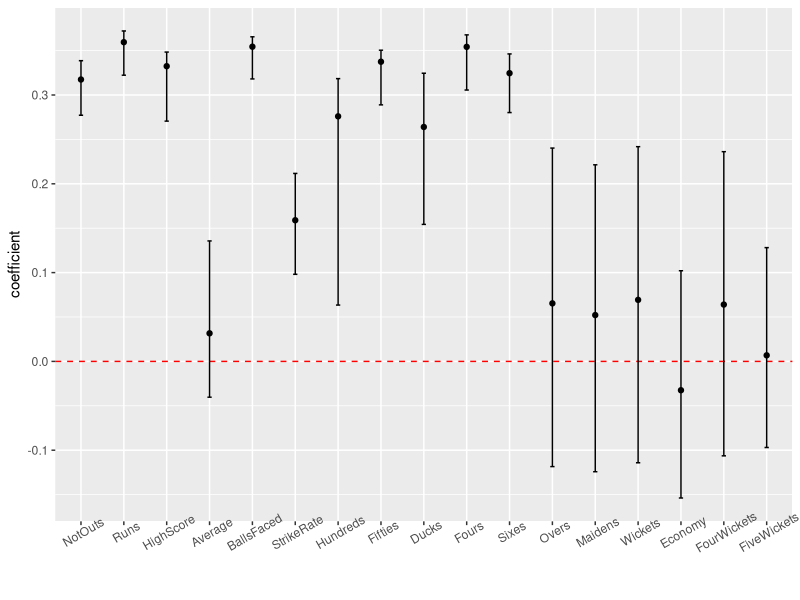
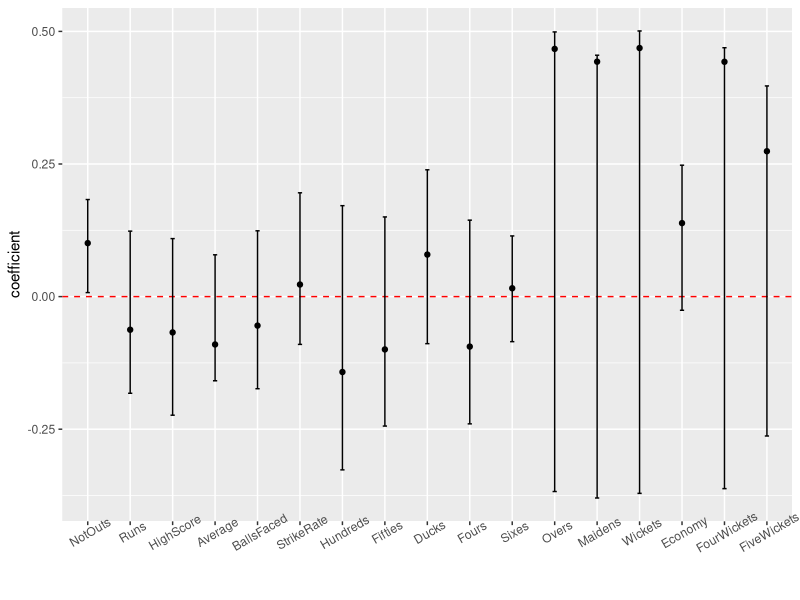
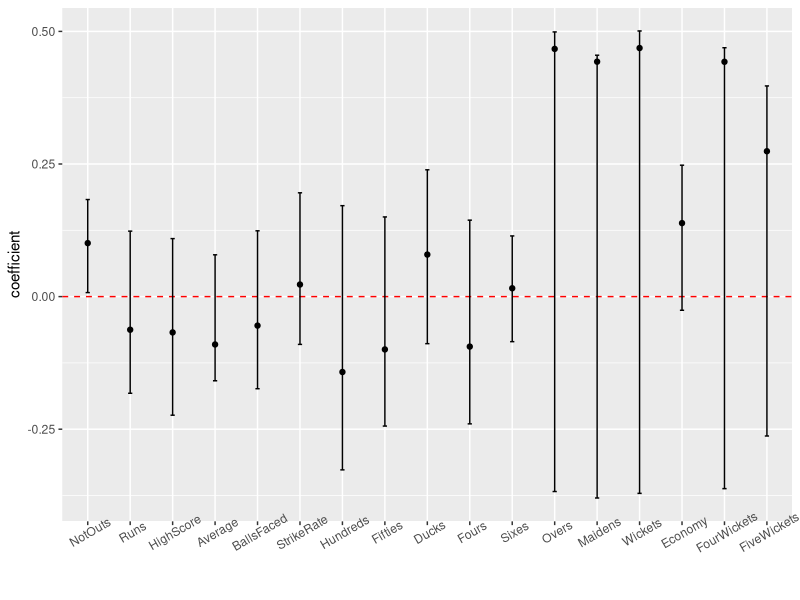

The R source for these figures, in order:
## ---- chunk 1
library(tidyverse)
library(boot)
library(kableExtra)
## ---- chunk 2
cricket <- read_csv("auswt20.csv")
#cricket_pca <- prcomp(cricket[,6:22], center=TRUE, scale=TRUE)
#cricket_pca

set.seed(848) 
added_noise1 <- runif(54, -0.1, 0.1) 
added_noise2 <- runif(54, -0.1, 0.1) 
auswt20_adj <- cricket |> 
  mutate(FiveWickets = FiveWickets+added_noise1, 
         Hundreds = Hundreds+added_noise2)
## ---- chunk 3
compute_PC1 <- function(data, index) {
  pc1 <- prcomp(data[index,], center=TRUE, scale=TRUE)$rotation[,1]
  if (sign(pc1[1]) < 0) 
    pc1 <- -pc1
  return(pc1)
}
# Make sure sign of first PC element is positive
set.seed(201)
PC1_boot <- boot(data=auswt20_adj[,6:22], compute_PC1, R=1000)
colnames(PC1_boot$t) <- colnames(auswt20_adj[,6:22])
PC1_boot_ci <- as_tibble(PC1_boot$t) %>%
  gather(var, coef) %>% 
  mutate(var = factor(var, levels=c("NotOuts", "Runs", "HighScore", "Average", "BallsFaced", "StrikeRate", "Hundreds", "Fifties", "Ducks", "Fours", "Sixes", "Overs", "Maidens", "Wickets", "Economy", "FourWickets", "FiveWickets"))) %>%
  group_by(var) %>%
  summarise(q2.5 = quantile(coef, 0.025), 
            q5 = median(coef),
            q97.5 = quantile(coef, 0.975)) %>%
  mutate(observed_value = PC1_boot$t0) 

## ---- chunk 4
#| label: tbl-pc1
#| tbl-cap: Tabular representation of statistical data for PC1
kable(PC1_boot_ci, digits = 2, align = "r") %>%
  kable_styling(full_width = T) %>%
  row_spec(0, color = "white", background = "#4C72B0", bold = TRUE) %>%
  column_spec(1, width = "2.5em", color = "white", background = "#4C72B0") %>%
  column_spec(1:5, width = "3em") %>%
  row_spec(3, bold = FALSE)
## ---- chunk 5
#| label: fig-pc1
#| fig-cap: Visual representation of variation in coefficient in PC1 after bootstrapping
pb <- ggplot(PC1_boot_ci, aes(x=var, y=observed_value)) + 
  geom_hline(yintercept=0, linetype=2, colour="red") +
  geom_point() +
  geom_errorbar(aes(ymin=q2.5, ymax=q97.5), width=0.1) +
  xlab("") + ylab("coefficient") + theme(axis.text.x = element_text(angle = 30))
pb
## ---- chunk 6
compute_PC2 <- function(data, index) {
  pc2 <- prcomp(data[index,], center=TRUE, scale=TRUE)$rotation[,2]
  if (sign(pc2[1]) < 0) 
    pc2 <- -pc2 
  return(pc2)
}
# Make sure sign of first PC element is positive
set.seed(201)
PC2_boot <- boot(data=auswt20_adj[,6:22], compute_PC2, R=1000)
colnames(PC2_boot$t) <- colnames(auswt20_adj[,6:22])
PC2_boot_ci <- as_tibble(PC2_boot$t) %>%
  gather(var, coef) %>% 
  mutate(var = factor(var, levels=c("NotOuts", "Runs", "HighScore", "Average", "BallsFaced", "StrikeRate", "Hundreds", "Fifties", "Ducks", "Fours", "Sixes", "Overs", "Maidens", "Wickets", "Economy", "FourWickets", "FiveWickets"))) %>%
  group_by(var) %>%
  summarise(q2.5 = quantile(coef, 0.025), 
            q5 = median(coef),
            q97.5 = quantile(coef, 0.975)) %>%
  mutate(estimate = PC2_boot$t0) 

## ---- chunk 7
#| label: tbl-pc2
#| tbl-cap: Tabular representation of statistical data for PC2
kable(PC2_boot_ci, digits = 2, align = "r") %>%
  kable_styling(full_width = T) %>%
  row_spec(0, color = "white", background = "#4C72B0", bold = TRUE) %>%
  column_spec(1, width = "2.5em", color = "white", background = "#4C72B0") %>%
  column_spec(1:5, width = "3em") %>%
  row_spec(3, bold = FALSE)
## ---- chunk 8
#| label: fig-pc2
#| fig-cap: Visual representation of variation in coefficient in PC2 after bootstrapping
pb <- ggplot(PC2_boot_ci, aes(x=var, y=estimate)) + 
  geom_hline(yintercept=0, linetype=2, colour="red") +
  geom_point() +
  geom_errorbar(aes(ymin=q2.5, ymax=q97.5), width=0.1) +
  xlab("") + ylab("coefficient") + theme(axis.text.x = element_text(angle = 30))
pb
## ---- chunk 9
#| out-width: 100%
#| fig-width: 6
#| fig-height: 6
pb
